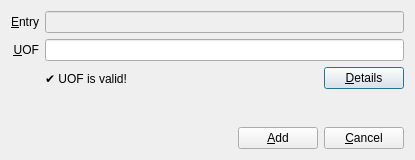
<?xml version="1.0" encoding="UTF-8"?>
<ui version="4.0">
 <class>Dialog</class>
 <widget class="QDialog" name="Dialog">
  <property name="geometry">
   <rect>
    <x>0</x>
    <y>0</y>
    <width>415</width>
    <height>160</height>
   </rect>
  </property>
  <property name="windowTitle">
   <string>Add Occurrences</string>
  </property>
  <layout class="QGridLayout" name="gridLayout">
   <item row="0" column="0">
    <widget class="QLabel" name="label">
     <property name="text">
      <string>&amp;Entry</string>
     </property>
     <property name="alignment">
      <set>Qt::AlignRight|Qt::AlignTrailing|Qt::AlignVCenter</set>
     </property>
     <property name="buddy">
      <cstring>entryBox</cstring>
     </property>
    </widget>
   </item>
   <item row="0" column="1">
    <widget class="QLineEdit" name="entryBox">
     <property name="enabled">
      <bool>false</bool>
     </property>
     <property name="readOnly">
      <bool>true</bool>
     </property>
    </widget>
   </item>
   <item row="1" column="0">
    <widget class="QLabel" name="label_2">
     <property name="text">
      <string>&amp;UOF</string>
     </property>
     <property name="alignment">
      <set>Qt::AlignRight|Qt::AlignTrailing|Qt::AlignVCenter</set>
     </property>
     <property name="buddy">
      <cstring>valueBox</cstring>
     </property>
    </widget>
   </item>
   <item row="1" column="1">
    <widget class="QLineEdit" name="valueBox"/>
   </item>
   <item row="2" column="1">
    <layout class="QHBoxLayout" name="horizontalLayout_2">
     <item>
      <widget class="QLabel" name="validationLabel">
       <property name="text">
        <string>✔️ UOF is valid!</string>
       </property>
      </widget>
     </item>
     <item>
      <widget class="QPushButton" name="validationHelpButton">
       <property name="sizePolicy">
        <sizepolicy hsizetype="Fixed" vsizetype="Fixed">
         <horstretch>0</horstretch>
         <verstretch>0</verstretch>
        </sizepolicy>
       </property>
       <property name="text">
        <string>&amp;Details</string>
       </property>
      </widget>
     </item>
    </layout>
   </item>
   <item row="3" column="1">
    <spacer name="verticalSpacer">
     <property name="orientation">
      <enum>Qt::Vertical</enum>
     </property>
     <property name="sizeHint" stdset="0">
      <size>
       <width>358</width>
       <height>11</height>
      </size>
     </property>
    </spacer>
   </item>
   <item row="4" column="1">
    <layout class="QHBoxLayout" name="horizontalLayout">
     <item>
      <spacer name="horizontalSpacer">
       <property name="orientation">
        <enum>Qt::Horizontal</enum>
       </property>
       <property name="sizeHint" stdset="0">
        <size>
         <width>40</width>
         <height>20</height>
        </size>
       </property>
      </spacer>
     </item>
     <item>
      <widget class="QPushButton" name="addButton">
       <property name="text">
        <string>&amp;Add</string>
       </property>
      </widget>
     </item>
     <item>
      <widget class="QPushButton" name="cancelButton">
       <property name="text">
        <string>&amp;Cancel</string>
       </property>
      </widget>
     </item>
    </layout>
   </item>
  </layout>
 </widget>
 <tabstops>
  <tabstop>entryBox</tabstop>
  <tabstop>valueBox</tabstop>
  <tabstop>addButton</tabstop>
  <tabstop>cancelButton</tabstop>
 </tabstops>
 <resources/>
 <connections/>
</ui>
